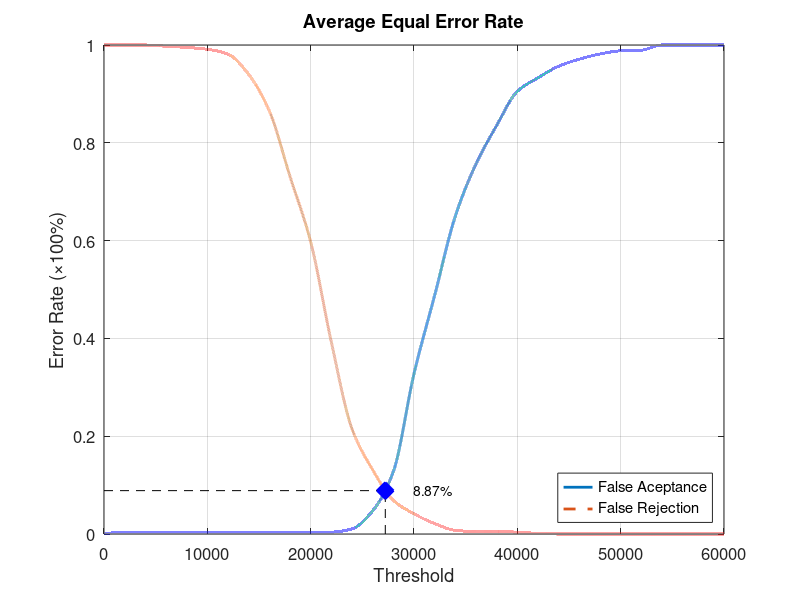
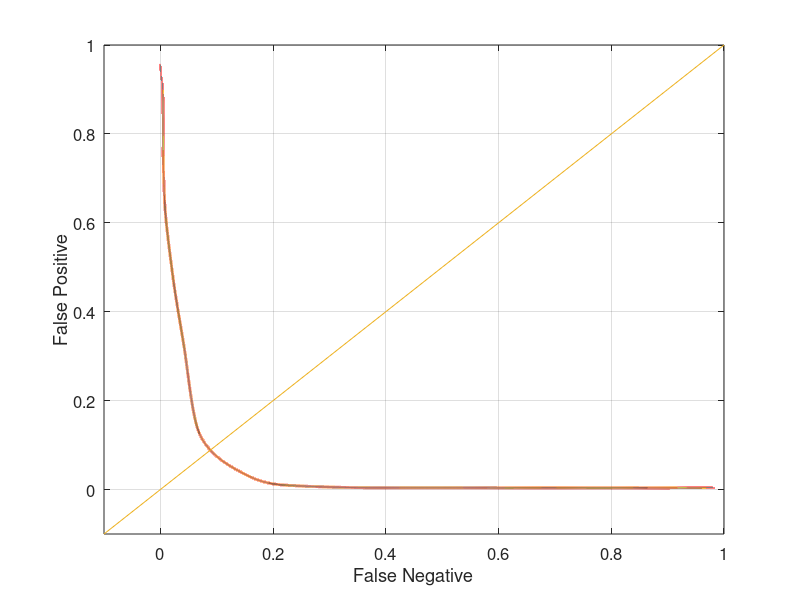

Reproduce these figures in MATLAB, in order.
function yEER = Experiment4Average
close all;
clear;
clc;
x = 0:2000:60000;
xq = 0:0.5:60000;

y0 = [0 0.00394737 0.00394737 0.00394737 0.00394737 0.00394737 0.00394737 0.00394737 0.00394737 0.00394737 0.00394737 0.00394737 0.0105263 0.0473684 0.127632 0.327632 0.488158 0.65 0.756579 0.835526 0.905263 0.932895 0.956579 0.971053 0.981579 0.988158 0.989474 1 1 1 1];
yy0 = interp1(x, y0, xq, 'pchip');
y1 = [1 1 1 0.9975 0.995 0.99125 0.98125 0.94 0.865 0.73125 0.5975 0.3925 0.215 0.13125 0.06875 0.04125 0.02125 0.0075 0.005 0.005 0.00375 0.00125 0 0 0 0 0 0 0 0 0];
yy1 = interp1(x, y1, xq, 'pchip');

% Calculating EER: 
y2 = abs(y0 - y1);
find(y2 == min(y2))
yy2 = abs(yy0 - yy1);
xEER = find(yy2 == min(yy2));
xEERIndex = xq(xEER) % X-axis EER
yEER = yy0(xEER) % Y-axis EER

main = figure
plot(xq, yy0,'-','LineWidth', 2);	hold on
plot(xq, yy1,'--','LineWidth', 2);	hold on
plot([xEERIndex xEERIndex], [0 yEER], 'k--');	hold on
plot([0 xEERIndex], [yEER yEER], 'k--');	hold on
plot(xEERIndex, yEER, 'bx', 'LineWidth', 10);	hold on
text(xEERIndex + 10 * xEERIndex / 100, yEER, [num2str(round((10000 * yEER)) / 100) '%'])
legend('False Aceptance', 'False Rejection', 'Location', 'SouthEast')
xlabel('Threshold')
ylabel('Error Rate (\times100%)')
title('Average Equal Error Rate')
set(gca, 'FontSize', 12)
axis([0 60000 0 1])
grid on

print(main, 'Experiment4AverageMain', '-dpng');
FNRxFPR = figure('Color', [1 1 1]);
plot(yy1, yy0, '-', yy1, yy0, 'LineWidth', 2);
hold on
y = -0.1:0.1:1
plot(y, y); 
set(gca, 'FontSize', 12)
xlabel('False Negative')
ylabel('False Positive')
axis([-0.1 1 -0.1 1])
set(gca, 'FontSize', 12)
grid on

print(FNRxFPR, 'Experiment4AverageFNRxFPR','-dpng');
end
